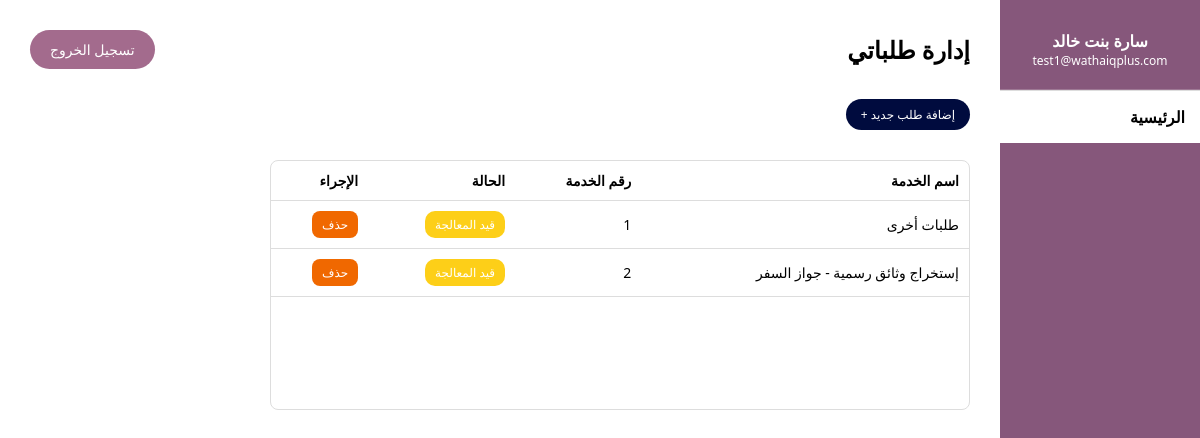
Page /home_user/ (signed in) on the earlier database version.
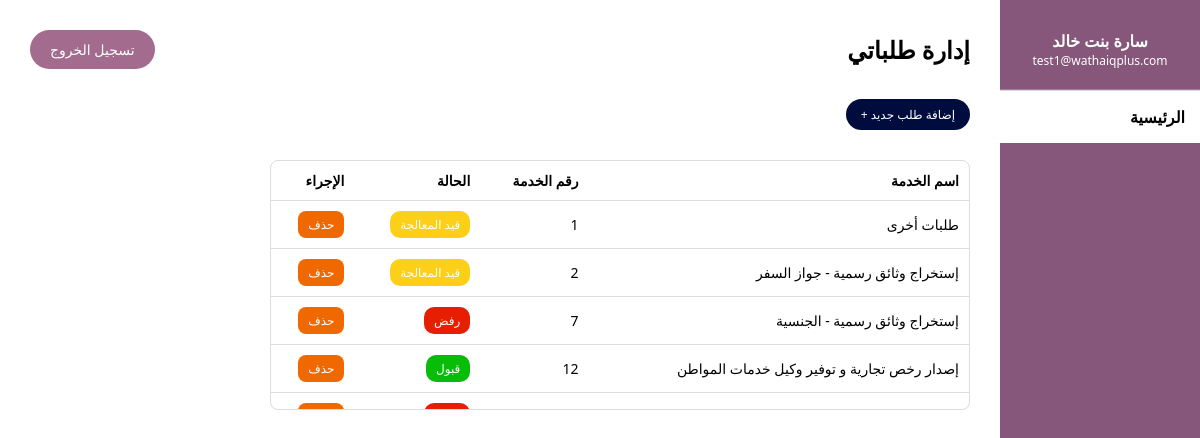
Same page on the later database version.
### pages/models.py (models this page shows, shortened)
class Service(models.Model):
    SERVICE_TYPES = [
        ('passport', 'إستخراج وثائق رسمية - جواز السفر'),
        ('id_card', 'إستخراج وثائق رسمية - بطاقة الهوية الوطنية البيومترية'),
        ('nationality', 'إستخراج وثائق رسمية - الجنسية'),
        ('bills', 'دفع الفواتير و المستحقات الرسمية'),
        ('visas', 'تجهيز طلبات و ملفات مختلفة - تأشيرات'),
        ('consulting', 'الإستشارات الإدارية'),
        ('notary_lawyer', 'مكاتب التوثيق و المحاماة'),
        ('insurance', 'خدمات التأمين الصحي و تأمين السيارات'),
        ('business_license', 'إصدار رخص تجارية و توفير وكيل خدمات المواطن'),
        ('construction_license', 'إصدار رخصة البناء'),
        ('other', 'طلبات أخرى'),
    ]
    user = models.ForeignKey(Client, on_delete=models.CASCADE, related_name='services')
    service_type = models.CharField(max_length=20, choices=SERVICE_TYPES)
    uploaded_file = models.FileField(upload_to='service_files/')
    additional_text = models.TextField(blank=True)
    created_at = models.DateTimeField(auto_now_add=True)
    STATUS_CHOICES = [
    ('En attente', 'En attente'),
    ('Approuvé', 'Approuvé'),
    ('Rejeté', 'Rejeté'),
    ]
    status = models.CharField(max_length=20, choices=STATUS_CHOICES, default='En attente')

### pages/views.py (the view)
# urls.py: path('home_user/', views.home_user, name='home_user'),
def home_user(request):
    client_id = request.session.get('client_id')
    if not client_id:
        return redirect('login')
    try:
        client = Client.objects.get(id=client_id)
    except Client.DoesNotExist:
        return redirect('login')
    services = Service.objects.filter(user=client)  # ✅ tous les services de ce client
    return render(request, 'pages/home_user.html', {'services': services, 'client': client})

### templates/pages/home_user.html (shortened to what this page needs)
<!DOCTYPE html>
<html lang="ar" dir="rtl">
<head>
</head>
<body>
  <div class="sidebar">
    <div class="profile">
      <h3>{{ client.full_name }}</h3>
      <p>{{ client.email }}</p>
    </div>
    <div class="nav">
      <span>الرئيسية</span>
    </div>
  </div>
  <div class="main-content">
    <div class="main-header">
      <h2>إدارة طلباتي</h2>
      <form method="post" action="{% url 'logout' %}">
        <button type="submit" class="logout-button">تسجيل الخروج</button>
      </form>
    </div>
    <button class="add-button" id="addServiceBtn">إضافة طلب جديد +</button>
    <div class="table scroll">
      <table>
        <thead>
          <tr>
            <th>اسم الخدمة</th>
            <th>رقم الخدمة</th>
            <th>الحالة</th>
            <th>الإجراء</th>
          </tr>
        </thead>
        <tbody>
          {% for service in services %}
            <tr>
              <td>{{ service.get_service_type_display }}</td>
              <td>{{ service.id }}</td>
              <td>
                <span class="badge
                  {% if service.status == 'Approuvé' %}grouped
                  {% elif service.status == 'Rejeté' %}rejected
                  {% else %}notyet{% endif %}">
                  {% if service.status == 'Approuvé' %}
                    قبول
                  {% elif service.status == 'Rejeté' %}
                    رفض
                  {% else %}
                    قيد المعالجة
                  {% endif %}
                </span>
              </td>
              <td>
                <form method="post" action="{% url 'delete_service' service.id %}" onsubmit="return confirm('هل أنت متأكد من حذف هذه الخدمة؟');">
                  <button type="submit" class="delete-button">حذف</button>
                </form>
              </td>
            </tr>
          {% empty %}
            <tr><td colspan="4">لا توجد خدمات مضافة.</td></tr>
          {% endfor %}
        </tbody>
      </table>
    </div>
  </div>
</body>
</html>

Differences in the rows shown:
added Service: service_type "إستخراج وثائق رسمية - الجنسية", id "7", status "رفض"
added Service: service_type "إصدار رخص تجارية و توفير وكيل خدمات المواطن", id "12", status "قبول"
